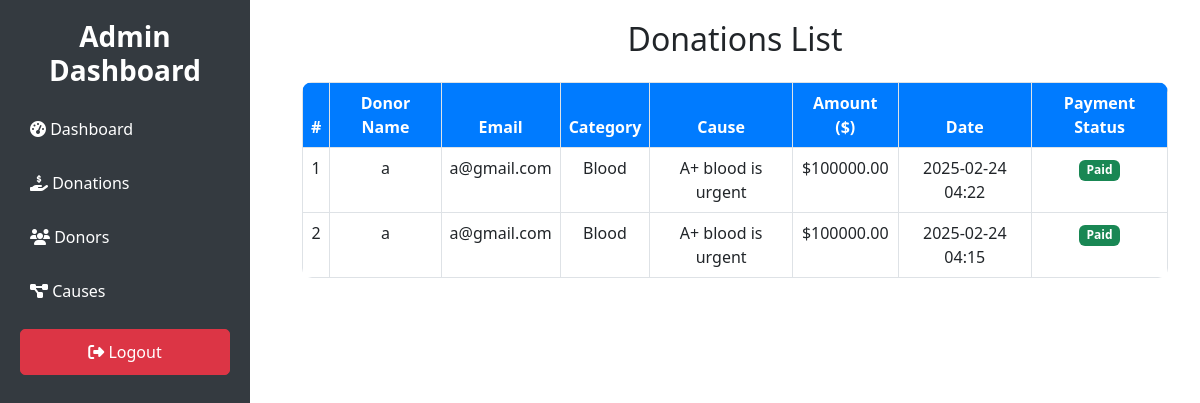
The page /donationss/ on the database its author committed.
### app/models.py (models this page shows, shortened)
class Donation(models.Model):
    donor_name = models.CharField(max_length=100)
    donor_email = models.EmailField()
    category = models.ForeignKey(Category, on_delete=models.CASCADE, related_name="donations")
    cause = models.ForeignKey(Cause, on_delete=models.CASCADE, related_name="donations")
    amount = models.DecimalField(max_digits=10, decimal_places=2)
    date = models.DateTimeField(auto_now_add=True)
    payment_status = models.BooleanField(default=False)  # False means unpaid
    razorpay_order_id = models.CharField(max_length=255, blank=True, null=True)

class Category(models.Model):
    name = models.CharField(max_length=255, unique=True)
    description = models.TextField(blank=True)

class Cause(models.Model):
    category = models.ForeignKey(Category, on_delete=models.CASCADE, related_name="causes")
    title = models.CharField(max_length=255)
    description = models.TextField()
    target_amount = models.DecimalField(max_digits=10, decimal_places=2)
    raised_amount = models.DecimalField(max_digits=10, decimal_places=2, default=0.00)
    created_at = models.DateTimeField(auto_now_add=True)

### app/views.py (the view)
# urls.py: path('donationss/', views.view_donations, name='view_donations'),
def view_donations(request):
    donations = Donation.objects.all().order_by('-date')  # Fetch all donations in descending order
    context = {
        'donations': donations
    }
    return render(request, 'admin/donations.html', context)

### templates/admin/donations.html (shortened to what this page needs)
<!DOCTYPE html>
<html lang="en">
<head>
    <link rel="stylesheet" href="https://cdnjs.cloudflare.com/ajax/libs/bootstrap/5.3.0/css/bootstrap.min.css">
    <link rel="stylesheet" href="https://cdnjs.cloudflare.com/ajax/libs/font-awesome/6.4.2/css/all.min.css">
</head>
<body>
    <div class="sidebar">
        <h3>Admin Dashboard</h3>
        <a href="../adminhome"><i class="fas fa-tachometer-alt"></i> Dashboard</a>
        <a href="{% url 'view_donations' %}"><i class="fas fa-hand-holding-usd"></i> Donations</a>
        <a href="../customers"><i class="fas fa-users"></i> Donors</a>
        <a href="{% url 'all_causes' %}"><i class="fas fa-project-diagram"></i> Causes</a>
        <a href="../logout" class="btn btn-danger btn-logout mt-3"><i class="fas fa-sign-out-alt"></i> Logout</a>
    </div>
    <div class="main-content">
        <div class="container">
            <h2 class="mb-4 text-center">Donations List</h2>
            <div class="table-responsive">
                <table class="table table-bordered table-hover">
                    <thead>
                        <tr>
                            <th>#</th>
                            <th>Donor Name</th>
                            <th>Email</th>
                            <th>Category</th>
                            <th>Cause</th>
                            <th>Amount ($)</th>
                            <th>Date</th>
                            <th>Payment Status</th>
                        </tr>
                    </thead>
                    <tbody>
                        {% for donation in donations %}
                        <tr>
                            <td>{{ forloop.counter }}</td>
                            <td>{{ donation.donor_name }}</td>
                            <td>{{ donation.donor_email }}</td>
                            <td>{{ donation.category.name }}</td>
                            <td>{{ donation.cause.title }}</td>
                            <td>${{ donation.amount }}</td>
                            <td>{{ donation.date|date:"Y-m-d H:i" }}</td>
                            <td>
                                {% if donation.payment_status %}
                                    <span class="badge bg-success">Paid</span>
                                {% else %}
                                    <span class="badge bg-danger">Unpaid</span>
                                {% endif %}
                            </td>
                        </tr>
                        {% empty %}
                        <tr>
                            <td colspan="8" class="text-center">No donations available</td>
                        </tr>
                        {% endfor %}
                    </tbody>
                </table>
            </div>
        </div>
    </div>
</body>
</html>

### templates/admin/donations.html (style rules this page uses)
.sidebar { width: 250px; height: 100vh; position: fixed; left: 0; top: 0; background: #343a40; padding: 20px; color: white; }
.sidebar h3 { text-align: center; margin-bottom: 20px; font-weight: bold; }
.sidebar a { display: block; color: white; padding: 10px; margin-bottom: 10px; text-decoration: none; border-radius: 5px; transition: 0.3s; }
.sidebar .btn-logout { width: 100%; text-align: center; }
.main-content { margin-left: 270px; padding: 20px; }
table { border-radius: 10px; overflow: hidden; }
.table th { background: #007bff; color: white; text-align: center; }
.table td { text-align: center; }

### rows shown on the page
Donation: donor_name "a", donor_email "a@gmail.com", category.name "Blood", cause "A+ blood is urgent", amount "100000.00", date "2025-02-24 04:22", payment_status "Paid"
Donation: donor_name "a", donor_email "a@gmail.com", category.name "Blood", cause "A+ blood is urgent", amount "100000.00", date "2025-02-24 04:15", payment_status "Paid"
